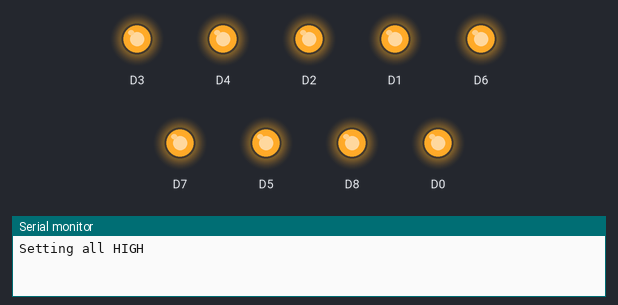
Simulated run of this program. Board: ESP8266 (NodeMCU). Shown: output pins drawn as LEDs (lit = HIGH), the last lines printed to the serial monitor. WiFi joins after 1.5 s; servers stay silent unless stated.

Above: at 2.5 s.
At 7.5 s:
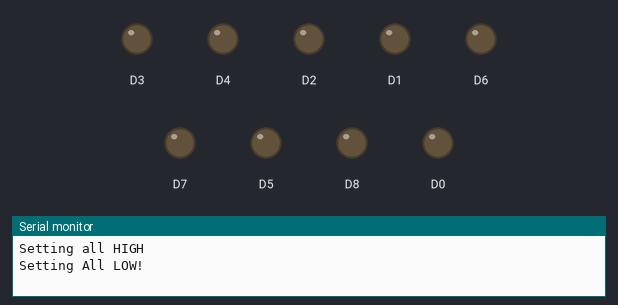
Timing chart, 0 to 13.0 s (numbered marks = the images above):
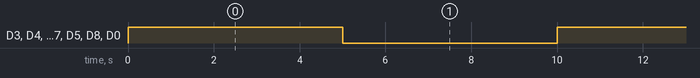

Measured:
- by itself, D3, D4, D2, D1, D6, D7, D5, D8, D0: alternates HIGH for 5.0 s and LOW for 5.0 s

The program:

main.cpp
```cpp
#include <Arduino.h>
#include <ESP8266WiFi.h>
#include <ArduinoOTA.h>
#include <ESP8266mDNS.h>
#include "config.h"

void setup() {
  wdt_enable(8000) ;
  Serial.begin(115200) ;

  WiFi.mode(WIFI_STA);
  WiFi.begin(ssid, pass);

  ArduinoOTA.onStart([]() {
    //nothing to do on start
  });

  // Restart after Over The Air update.
  ArduinoOTA.onEnd([]() {
    ESP.restart();
  });

  ArduinoOTA.begin();

  //Set digital pins to output
  pinMode(D0, OUTPUT) ;
  pinMode(D1, OUTPUT) ;
  pinMode(D2, OUTPUT) ;
  pinMode(D3, OUTPUT) ;
  pinMode(D4, OUTPUT) ;
  pinMode(D5, OUTPUT) ;
  pinMode(D6, OUTPUT) ;
  pinMode(D7, OUTPUT) ;
  pinMode(D8, OUTPUT) ;
}

void loop() {
  Serial.println("Setting all HIGH") ;
  digitalWrite(D0, HIGH) ;
  digitalWrite(D1, HIGH) ;
  digitalWrite(D2, HIGH) ;
  digitalWrite(D3, HIGH) ;
  digitalWrite(D4, HIGH) ;
  digitalWrite(D5, HIGH) ;
  digitalWrite(D6, HIGH) ;
  digitalWrite(D7, HIGH) ;
  digitalWrite(D8, HIGH) ;
  delay(5000) ;
  Serial.println("Setting All LOW!") ;
  digitalWrite(D0, LOW) ;
  digitalWrite(D1, LOW) ;
  digitalWrite(D2, LOW) ;
  digitalWrite(D3, LOW) ;
  digitalWrite(D4, LOW) ;
  digitalWrite(D5, LOW) ;
  digitalWrite(D6, LOW) ;
  digitalWrite(D7, LOW) ;
  digitalWrite(D8, LOW) ;
  delay(5000) ;
  wdt_reset() ;
}
```

config.sample.h
```cpp
#ifndef config_H
#define config_H

//Wireless Setup
#define ssid   "Wireless SSID"
#define pass   "Wireless Password"

#endif
```
